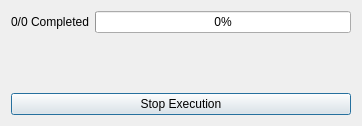
<?xml version="1.0" encoding="UTF-8"?>
<ui version="4.0">
 <class>MotionExecution</class>
 <widget class="QDialog" name="MotionExecution">
  <property name="geometry">
   <rect>
    <x>0</x>
    <y>0</y>
    <width>362</width>
    <height>126</height>
   </rect>
  </property>
  <property name="windowTitle">
   <string>Progress...</string>
  </property>
  <layout class="QHBoxLayout" name="horizontalLayout_2">
   <item>
    <layout class="QVBoxLayout" name="verticalLayout">
     <item>
      <layout class="QHBoxLayout" name="horizontalLayout">
       <item>
        <widget class="QLabel" name="progressLabel">
         <property name="text">
          <string>0/0 Completed</string>
         </property>
        </widget>
       </item>
       <item>
        <widget class="QProgressBar" name="progressBar">
         <property name="value">
          <number>0</number>
         </property>
        </widget>
       </item>
      </layout>
     </item>
     <item>
      <spacer name="verticalSpacer">
       <property name="orientation">
        <enum>Qt::Vertical</enum>
       </property>
       <property name="sizeHint" stdset="0">
        <size>
         <width>20</width>
         <height>40</height>
        </size>
       </property>
      </spacer>
     </item>
     <item>
      <widget class="QPushButton" name="stopExecutionButton">
       <property name="text">
        <string>Stop Execution</string>
       </property>
      </widget>
     </item>
    </layout>
   </item>
  </layout>
 </widget>
 <resources/>
 <connections/>
</ui>
